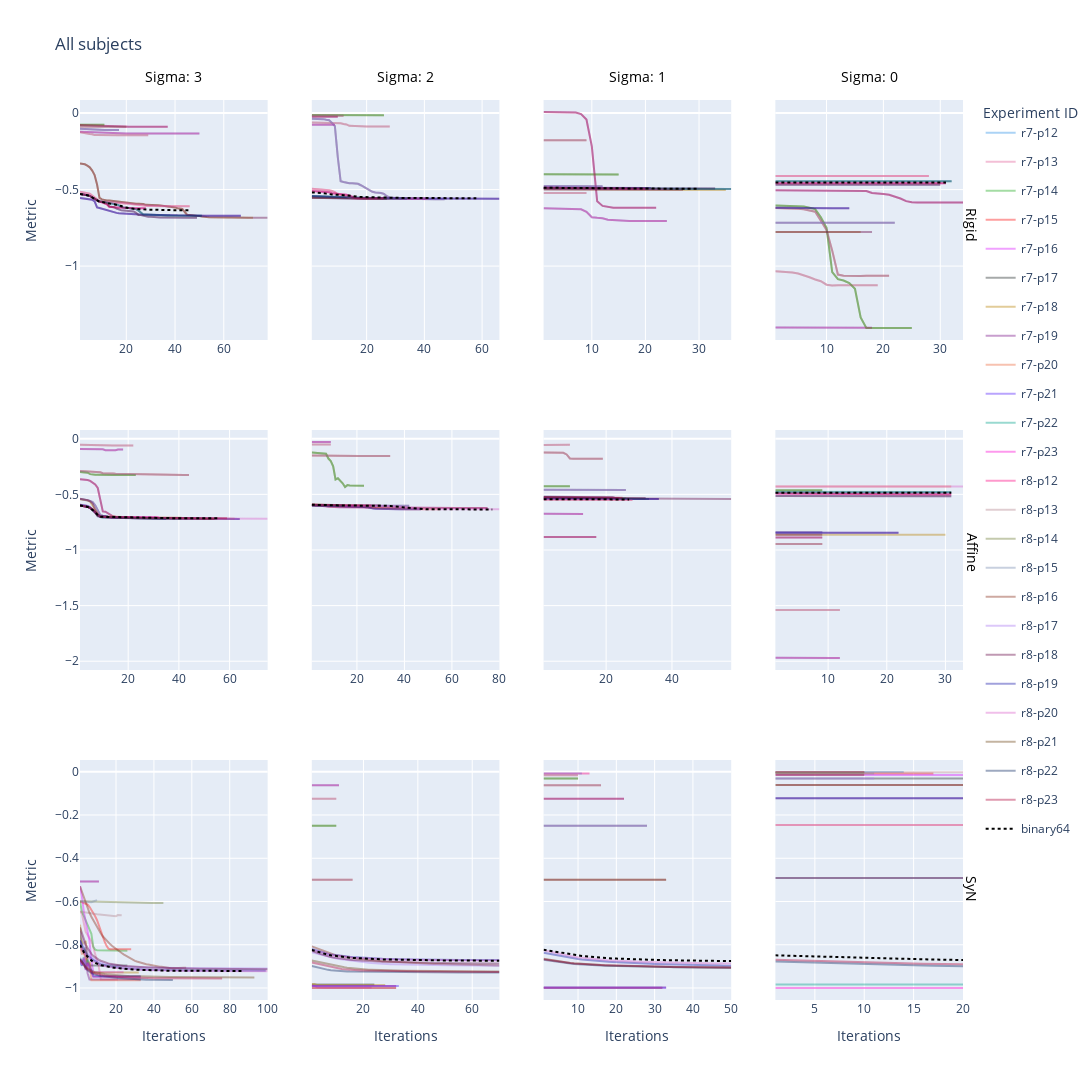
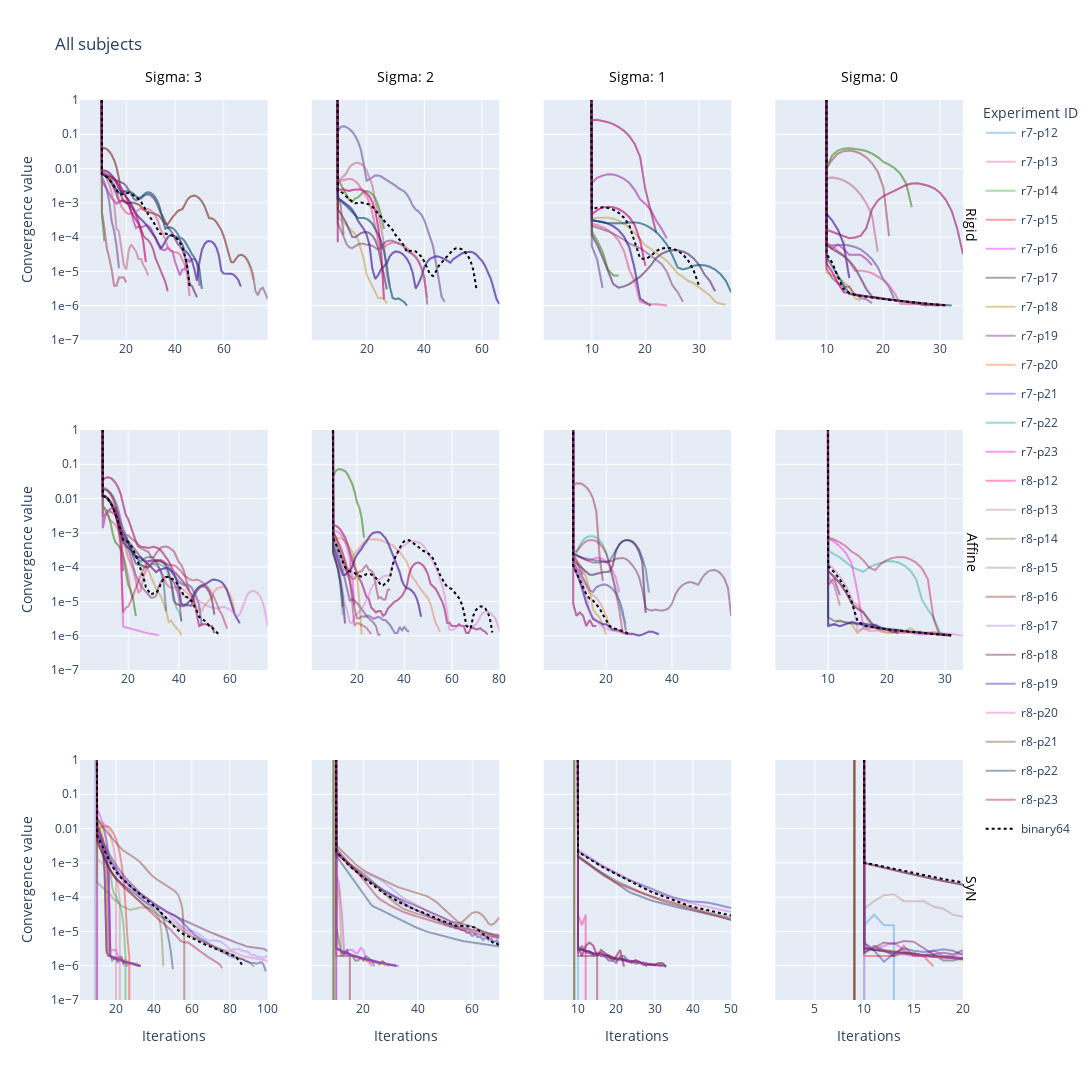

The cell these charts' notebook holds for them, in order:
### Code cell
figure_dir = Path("figures", "VPREC-exploration")
figure_dir.mkdir(exist_ok=True)

exp_ids = [
    "r7-p12",
    "r7-p13",
    "r7-p14",
    "r7-p15",
    "r7-p16",
    "r7-p17",
    "r7-p18",
    "r7-p19",
    "r7-p20",
    "r7-p21",
    "r7-p22",
    "r7-p23",
    "r8-p12",
    "r8-p13",
    "r8-p14",
    "r8-p15",
    "r8-p16",
    "r8-p17",
    "r8-p18",
    "r8-p19",
    "r8-p20",
    "r8-p21",
    "r8-p22",
    "r8-p23",
    "binary64"
]
# exp_ids = ['r7-p12', 'r7-p16', 'r7-p20', 'r7-p23', 'r8-p12', 'r8-p16', 'r8-p20', 'r8-p23']

subjects = ["s003"]
data = rv[rv["subject"].isin(subjects)]
_make_agg_figure(data, out_dir=figure_dir, y_value="metric", show=True, exp_ids=exp_ids)
_make_agg_figure(data, out_dir=figure_dir, y_value="convergence_value",  y_log=True, show=True, exp_ids=exp_ids)
